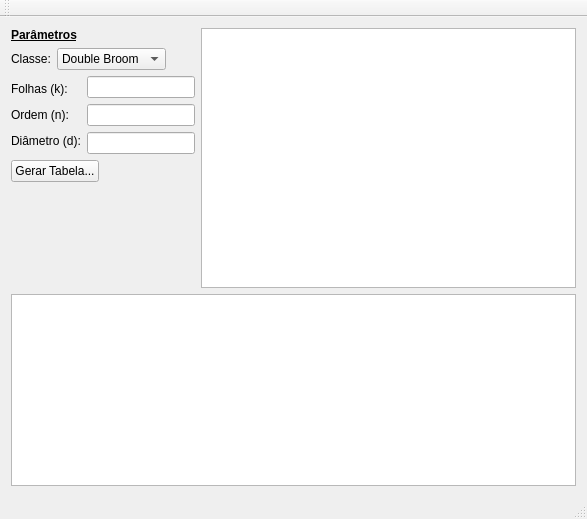
<?xml version="1.0" encoding="UTF-8"?>
<ui version="4.0">
 <class>MainWindow</class>
 <widget class="QMainWindow" name="MainWindow">
  <property name="geometry">
   <rect>
    <x>0</x>
    <y>0</y>
    <width>587</width>
    <height>519</height>
   </rect>
  </property>
  <property name="sizePolicy">
   <sizepolicy hsizetype="Expanding" vsizetype="Expanding">
    <horstretch>0</horstretch>
    <verstretch>0</verstretch>
   </sizepolicy>
  </property>
  <property name="windowTitle">
   <string>MainWindow</string>
  </property>
  <widget class="QWidget" name="centralWidget">
   <layout class="QGridLayout" name="gridLayout">
    <item row="0" column="1">
     <widget class="QGraphicsView" name="graphicsView">
      <property name="sizePolicy">
       <sizepolicy hsizetype="Expanding" vsizetype="Expanding">
        <horstretch>0</horstretch>
        <verstretch>0</verstretch>
       </sizepolicy>
      </property>
      <property name="layoutDirection">
       <enum>Qt::RightToLeft</enum>
      </property>
     </widget>
    </item>
    <item row="1" column="0" colspan="2">
     <widget class="QTextEdit" name="textEdit">
      <property name="sizePolicy">
       <sizepolicy hsizetype="Expanding" vsizetype="Fixed">
        <horstretch>0</horstretch>
        <verstretch>0</verstretch>
       </sizepolicy>
      </property>
     </widget>
    </item>
    <item row="0" column="0">
     <layout class="QFormLayout" name="formLayout">
      <property name="sizeConstraint">
       <enum>QLayout::SetMinimumSize</enum>
      </property>
      <property name="fieldGrowthPolicy">
       <enum>QFormLayout::AllNonFixedFieldsGrow</enum>
      </property>
      <item row="0" column="0">
       <widget class="QLabel" name="lblParametros">
        <property name="text">
         <string>&lt;html&gt;&lt;head/&gt;&lt;body&gt;&lt;p&gt;&lt;span style=&quot; font-weight:600; text-decoration: underline;&quot;&gt;Parâmetros&lt;/span&gt;&lt;/p&gt;&lt;/body&gt;&lt;/html&gt;</string>
        </property>
       </widget>
      </item>
      <item row="1" column="0">
       <layout class="QHBoxLayout" name="horizontalLayout">
        <item>
         <widget class="QLabel" name="lblClasse">
          <property name="sizePolicy">
           <sizepolicy hsizetype="Fixed" vsizetype="Fixed">
            <horstretch>0</horstretch>
            <verstretch>0</verstretch>
           </sizepolicy>
          </property>
          <property name="text">
           <string>Classe:</string>
          </property>
         </widget>
        </item>
        <item>
         <widget class="QComboBox" name="cmbClasse">
          <property name="sizePolicy">
           <sizepolicy hsizetype="Fixed" vsizetype="Fixed">
            <horstretch>0</horstretch>
            <verstretch>0</verstretch>
           </sizepolicy>
          </property>
          <item>
           <property name="text">
            <string>Double Broom</string>
           </property>
          </item>
          <item>
           <property name="text">
            <string>Broom</string>
           </property>
          </item>
         </widget>
        </item>
       </layout>
      </item>
      <item row="2" column="0">
       <layout class="QHBoxLayout" name="horizontalLayout_2">
        <property name="sizeConstraint">
         <enum>QLayout::SetFixedSize</enum>
        </property>
        <item>
         <layout class="QVBoxLayout" name="verticalLayout_2">
          <item>
           <widget class="QLabel" name="lblFolhas">
            <property name="sizePolicy">
             <sizepolicy hsizetype="Fixed" vsizetype="Fixed">
              <horstretch>0</horstretch>
              <verstretch>0</verstretch>
             </sizepolicy>
            </property>
            <property name="text">
             <string>Folhas (k):</string>
            </property>
            <property name="buddy">
             <cstring>edtFolhas</cstring>
            </property>
           </widget>
          </item>
          <item>
           <widget class="QLabel" name="lblOrdem">
            <property name="sizePolicy">
             <sizepolicy hsizetype="Fixed" vsizetype="Fixed">
              <horstretch>0</horstretch>
              <verstretch>0</verstretch>
             </sizepolicy>
            </property>
            <property name="text">
             <string>Ordem (n):</string>
            </property>
            <property name="buddy">
             <cstring>edtOrdem</cstring>
            </property>
           </widget>
          </item>
          <item>
           <widget class="QLabel" name="lblDiametro">
            <property name="sizePolicy">
             <sizepolicy hsizetype="Fixed" vsizetype="Fixed">
              <horstretch>0</horstretch>
              <verstretch>0</verstretch>
             </sizepolicy>
            </property>
            <property name="text">
             <string>Diâmetro (d):</string>
            </property>
            <property name="buddy">
             <cstring>edtDiametro</cstring>
            </property>
           </widget>
          </item>
         </layout>
        </item>
        <item>
         <layout class="QVBoxLayout" name="verticalLayout">
          <item>
           <widget class="QLineEdit" name="edtFolhas">
            <property name="sizePolicy">
             <sizepolicy hsizetype="Fixed" vsizetype="Fixed">
              <horstretch>0</horstretch>
              <verstretch>0</verstretch>
             </sizepolicy>
            </property>
           </widget>
          </item>
          <item>
           <widget class="QLineEdit" name="edtOrdem">
            <property name="sizePolicy">
             <sizepolicy hsizetype="Fixed" vsizetype="Fixed">
              <horstretch>0</horstretch>
              <verstretch>0</verstretch>
             </sizepolicy>
            </property>
            <property name="layoutDirection">
             <enum>Qt::RightToLeft</enum>
            </property>
           </widget>
          </item>
          <item>
           <widget class="QLineEdit" name="edtDiametro">
            <property name="sizePolicy">
             <sizepolicy hsizetype="Fixed" vsizetype="Fixed">
              <horstretch>0</horstretch>
              <verstretch>0</verstretch>
             </sizepolicy>
            </property>
           </widget>
          </item>
         </layout>
        </item>
       </layout>
      </item>
      <item row="3" column="0">
       <widget class="QPushButton" name="btnGerarTabela">
        <property name="sizePolicy">
         <sizepolicy hsizetype="Fixed" vsizetype="Fixed">
          <horstretch>0</horstretch>
          <verstretch>0</verstretch>
         </sizepolicy>
        </property>
        <property name="text">
         <string>Gerar Tabela...</string>
        </property>
       </widget>
      </item>
     </layout>
    </item>
   </layout>
  </widget>
  <widget class="QMenuBar" name="menuBar">
   <property name="geometry">
    <rect>
     <x>0</x>
     <y>0</y>
     <width>587</width>
     <height>21</height>
    </rect>
   </property>
  </widget>
  <widget class="QToolBar" name="mainToolBar">
   <attribute name="toolBarArea">
    <enum>TopToolBarArea</enum>
   </attribute>
   <attribute name="toolBarBreak">
    <bool>false</bool>
   </attribute>
  </widget>
  <widget class="QStatusBar" name="statusBar"/>
 </widget>
 <layoutdefault spacing="6" margin="11"/>
 <resources/>
 <connections/>
</ui>
